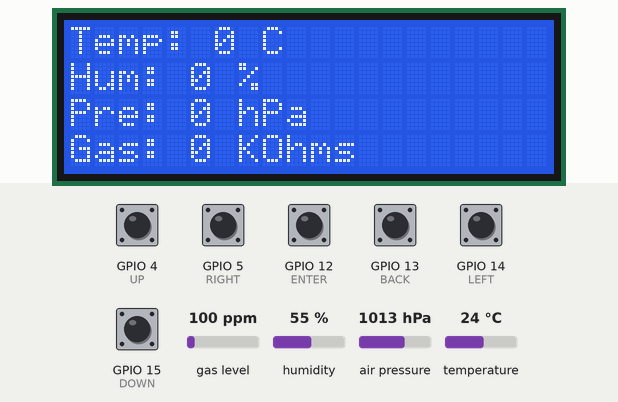
Bench run of a program on a simulated ESP32. Shown: 20×4 character LCD. Inputs (shaded band) come from the test bench; at power-on: GPIO 4 (UP), GPIO 5 (RIGHT), GPIO 12 (ENTER), GPIO 13 (BACK), GPIO 14 (LEFT), GPIO 15 (DOWN) HIGH, gas level 100 ppm, air pressure 1013 hPa, humidity 55 %, temperature 24 °C. What the program prints to the serial monitor is not drawn.

Above: at 1.2 s.
1.3 s: GPIO 4 (UP) pulled LOW for 0.15 s
At 2.5 s:
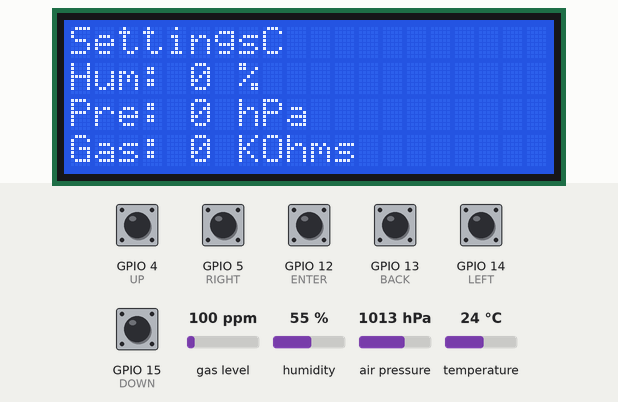
2.9 s: GPIO 15 (DOWN) pulled LOW for 0.15 s
At 4.0 s:
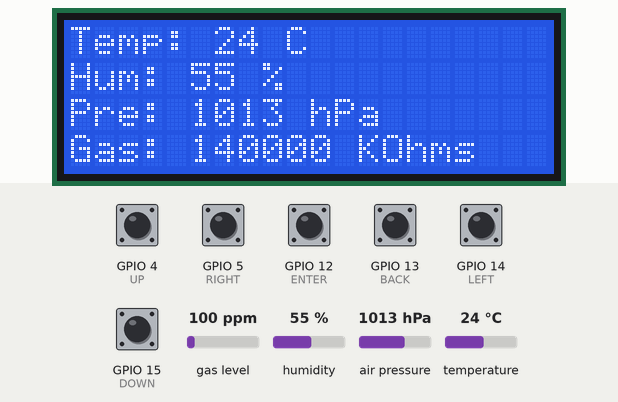
4.5 s: gas level set to 750 ppm
At 7.0 s:
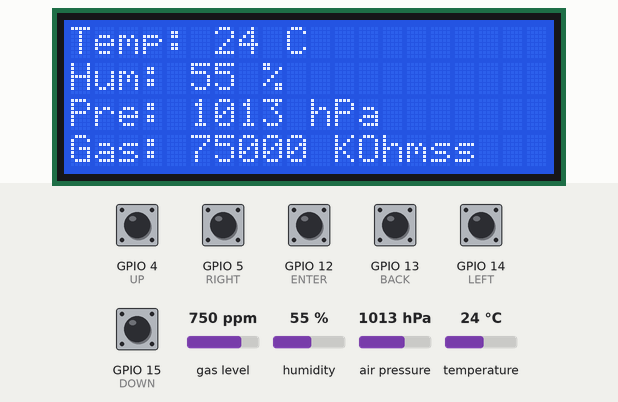
7.5 s: air pressure set to 952 hPa
At 8.5 s:
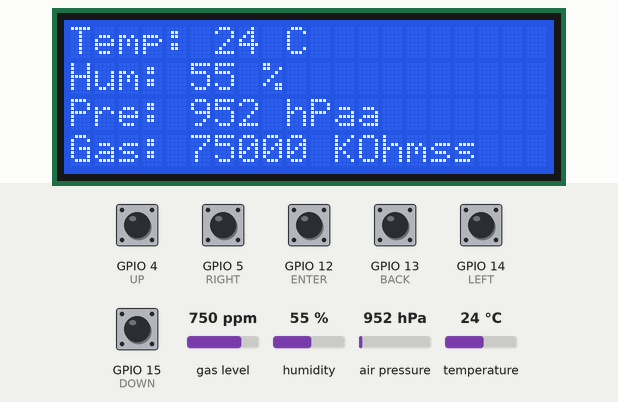
9.5 s: GPIO 4 (UP) pulled LOW for 1 s
At 9.9 s:
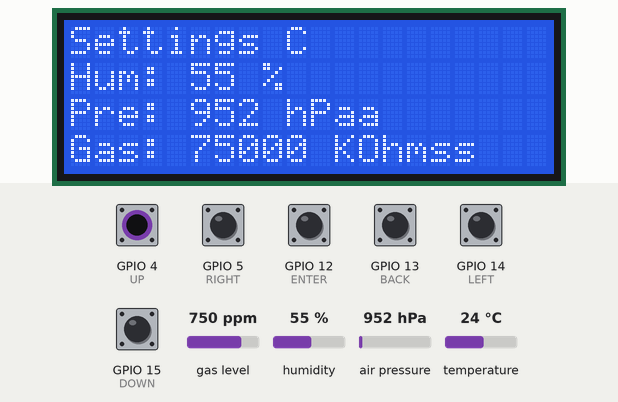
Timing chart, 0 to 12.5 s (numbered marks = the images above; inputs shaded):
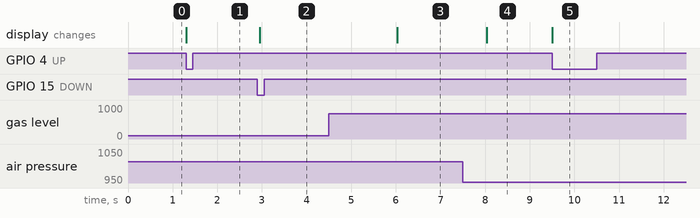

Measured:
- after the input at 1.3 s, the display: changes at once (image 1)
- after the input at 2.9 s, the display: changes after 0.05 s (image 2)
- after the input at 4.5 s, the display: changes after 1.5 s (image 3)
- after the input at 7.5 s, the display: changes after 0.53 s (image 4)
- after the input at 9.5 s, the display: changes at once (image 5)

The program:

main.cpp
```cpp
#include <Wire.h>
#include <Adafruit_Sensor.h>
#include "Adafruit_BME680.h"
#include <LiquidCrystal_I2C.h>
#define UP 4
#define DOWN 15
#define LEFT 14
#define RIGHT 5
#define ENTER 12
#define BACK 13
#define BACKSPACE 8
#define CLEAR 46
// **************************************************************
float temperature = 0;
float humidity = 0;
float pressure = 0;
float gasResistance = 0;
int menuY = 0;
int menuX = 0;
unsigned long lastSensorReadingTime = 0;
const unsigned long sensorReadingInterval = 2000; // 2 seconds delay
unsigned long lastButtonPressTime = 0;
const unsigned long buttonPressDelay = 200; // 1 second delay
// **************************************************************
// Define BME680 sensor
Adafruit_BME680 bme;
// Define LCD
LiquidCrystal_I2C lcd(0x27, 20, 4);
// **************************************************************
void buttons()
{
  pinMode(UP, INPUT_PULLUP);
  pinMode(DOWN, INPUT_PULLUP);
  pinMode(LEFT, INPUT_PULLUP);
  pinMode(RIGHT, INPUT_PULLUP);
  pinMode(ENTER, INPUT_PULLUP);
  pinMode(BACK, INPUT_PULLUP);
}
void setup()
{
  Serial.begin(115200);
  while (!Serial)
    ; // wait for serial port to connect. Needed for native USB port only

  buttons();

  // Initialize BME680 sensor
  if (!bme.begin())
  {
    Serial.println("Could not find a valid BME680 sensor, check wiring!");
    while (1)
      ;
  }

  // Initialize LCD
  lcd.init();
  lcd.backlight();
}
void sensorReadings()
{
  if (millis() - lastSensorReadingTime >= sensorReadingInterval)
  {
    temperature = bme.readTemperature();
    humidity = bme.readHumidity();
    pressure = bme.readPressure() / 100;
    gasResistance = bme.readGas();
    lastSensorReadingTime = millis();
  }
}
void buttonsListener()
{
  unsigned long currentTime = millis();

  // Check if at least 1 second has passed since the last button press
  if (currentTime - lastButtonPressTime >= buttonPressDelay)
  {
    if (digitalRead(UP) == LOW)
    {
      Serial.println("UP");
      menuY++;
      lastButtonPressTime = currentTime; // Update the last button press time
    }
    else if (digitalRead(DOWN) == LOW)
    {
      Serial.println("DOWN");
      menuY--;
      lastButtonPressTime = currentTime; // Update the last button press time
    }
    else if (digitalRead(LEFT) == LOW)
    {
      Serial.println("LEFT");
      lastButtonPressTime = currentTime; // Update the last button press time
    }
    else if (digitalRead(RIGHT) == LOW)
    {
      Serial.println("RIGHT");
      lastButtonPressTime = currentTime; // Update the last button press time
    }
    else if (digitalRead(ENTER) == LOW)
    {
      Serial.println("ENTER");
      lastButtonPressTime = currentTime; // Update the last button press time
    }
    else if (digitalRead(BACK) == LOW)
    {
      Serial.println("BACK");
      lastButtonPressTime = currentTime; // Update the last button press time
    }
  }
}

class Display
{
public:
  Display() : lastTemperature(-1), lastHumidity(-1), lastPressure(-1), lastGasResistance(-1) {}

  // Update temperature line
  void updateTemperature(int newTemperature)
  {
    if (newTemperature != lastTemperature)
    {
      lcd.setCursor(0, 0);
      lcd.print("Temp: ");
      lcd.print(newTemperature);
      lcd.print(" C");

      lastTemperature = newTemperature;
    }
  }

  // Update humidity line
  void updateHumidity(int newHumidity)
  {
    if (newHumidity != lastHumidity)
    {
      lcd.setCursor(0, 1);
      lcd.print("Hum: ");
      lcd.print(newHumidity);
      lcd.print(" %");

      lastHumidity = newHumidity;
    }
  }

  // Update pressure line
  void updatePressure(int newPressure)
  {
    if (newPressure != lastPressure)
    {
      lcd.setCursor(0, 2);
      lcd.print("Pre: ");
      lcd.print(newPressure);
      lcd.print(" hPa");

      lastPressure = newPressure;
    }
  }

  // Update gas resistance line
  void updateGasResistance(int newGasResistance)
  {
    if (newGasResistance != lastGasResistance)
    {
      lcd.setCursor(0, 3);
      lcd.print("Gas: ");
      lcd.print(newGasResistance);
      lcd.print(" KOhms");

      lastGasResistance = newGasResistance;
    }
  }

private:
  int lastTemperature;
  int lastHumidity;
  int lastPressure;
  int lastGasResistance;
};

Display display; // Create an instance of the Display class

void displaySensorReadings()
{
  display.updateTemperature(temperature);
  display.updateHumidity(humidity);
  display.updatePressure(pressure);
  display.updateGasResistance(gasResistance);
}

void displaySettings()
{
  lcd.setCursor(0, 0);
  lcd.print("Settings");
}

void loop()
{
  sensorReadings();
  buttonsListener();
  // if menuY change value from 0 to 1 clear screen just once after change

  if (menuY == 0)
  {
    displaySensorReadings();
  }
  else if (menuY == 1)
  {
    displaySettings();
  }
}
```
